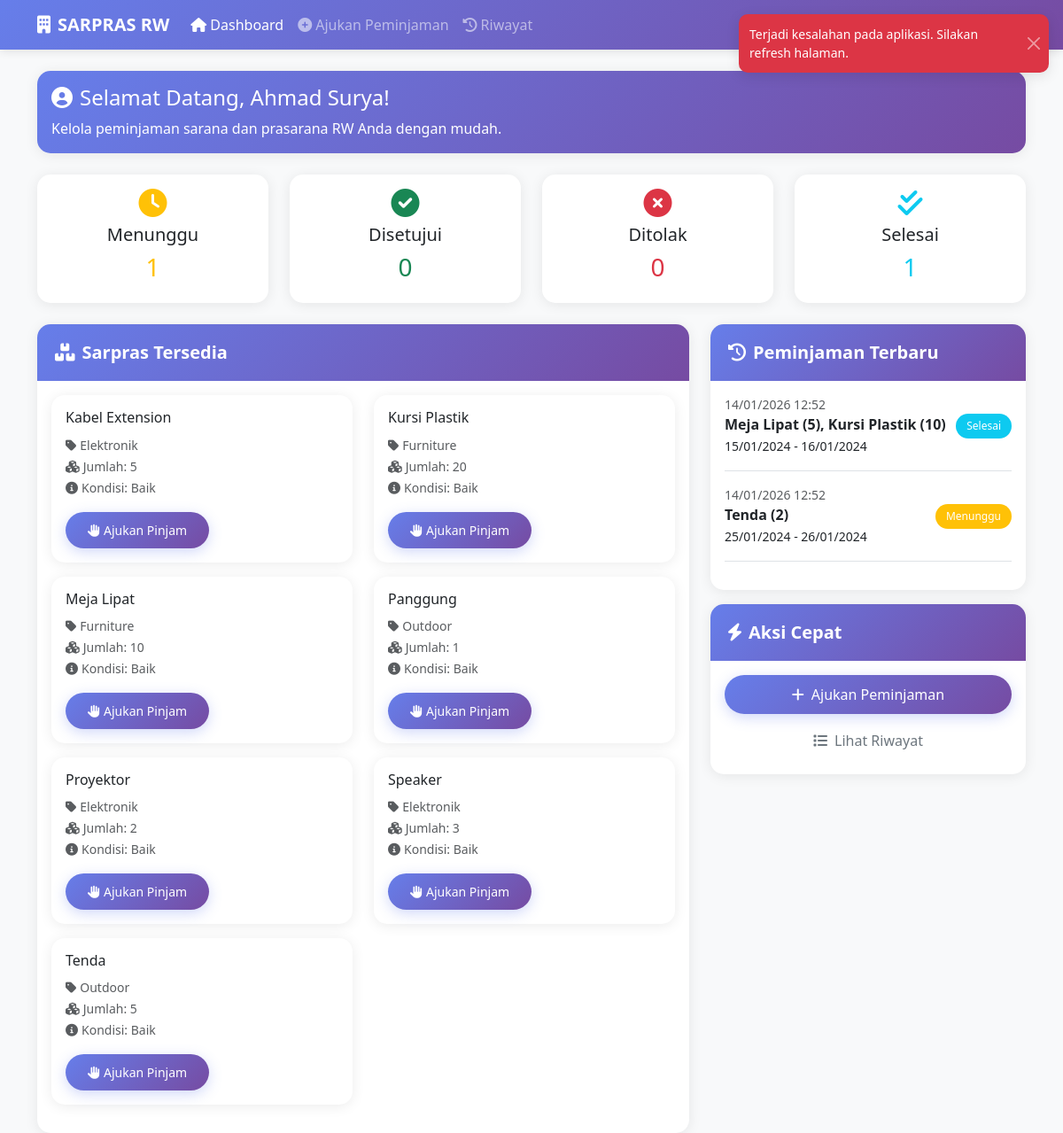
/warga/dashboard.php (signed in), run on the app's committed database.
### tables this page shows
CREATE TABLE sarpras (
    id INT AUTO_INCREMENT PRIMARY KEY,
    nama VARCHAR(100) NOT NULL,
    kategori VARCHAR(50) NOT NULL,
    jumlah INT NOT NULL DEFAULT 1,
    kondisi ENUM('baik', 'rusak', 'perlu_perbaikan') NOT NULL DEFAULT 'baik',
    status ENUM('tersedia', 'dipinjam', 'rusak') NOT NULL DEFAULT 'tersedia',
    foto VARCHAR(255),
    created_at TIMESTAMP DEFAULT CURRENT_TIMESTAMP
);

CREATE TABLE peminjaman (
    id INT AUTO_INCREMENT PRIMARY KEY,
    user_id INT NOT NULL,
    tanggal_pinjam DATE NOT NULL,
    tanggal_kembali DATE NOT NULL,
    status ENUM('menunggu', 'disetujui', 'ditolak', 'selesai') NOT NULL DEFAULT 'menunggu',
    created_at TIMESTAMP DEFAULT CURRENT_TIMESTAMP,
    FOREIGN KEY (user_id) REFERENCES users(id) ON DELETE CASCADE
);

### warga/dashboard.php (the view, shortened to what this page needs)
<?php
function getAllSarpras() {
    $pdo = getDB();
    $stmt = $pdo->query("SELECT * FROM sarpras WHERE status = 'tersedia' ORDER BY nama ASC");
    return $stmt->fetchAll();
}
function getPeminjamanWarga($user_id) {
    $pdo = getDB();
    $stmt = $pdo->prepare("
        SELECT p.*, GROUP_CONCAT(CONCAT(s.nama, ' (', dp.jumlah_pinjam, ')') SEPARATOR ', ') as sarpras_list
        FROM peminjaman p
        LEFT JOIN detail_peminjaman dp ON p.id = dp.peminjaman_id
        LEFT JOIN sarpras s ON dp.sarpras_id = s.id
        WHERE p.user_id = ?
        GROUP BY p.id
        ORDER BY p.created_at DESC
        LIMIT 5
    ");
    $stmt->execute([$user_id]);
    return $stmt->fetchAll();
}
function getStatusPeminjaman($user_id) {
    $pdo = getDB();
    $stmt = $pdo->prepare("SELECT status, COUNT(*) as jumlah FROM peminjaman WHERE user_id = ? GROUP BY status");
    $stmt->execute([$user_id]);
    return $stmt->fetchAll(PDO::FETCH_KEY_PAIR);
}
$sarpras_list = getAllSarpras();
$peminjaman_list = getPeminjamanWarga($_SESSION['user_id']);
$status_peminjaman = getStatusPeminjaman($_SESSION['user_id']);
?>
<!DOCTYPE html>
<html lang="id">
<head>
    <link href="https://cdn.jsdelivr.net/npm/bootstrap@5.3.0/dist/css/bootstrap.min.css" rel="stylesheet">
    <link rel="stylesheet" href="https://cdnjs.cloudflare.com/ajax/libs/font-awesome/6.0.0/css/all.min.css">
    <link rel="stylesheet" href="../assets/css/style.css">
</head>
<body>
    <nav class="navbar navbar-expand-lg navbar-dark bg-primary">
        <div class="container">
            <a class="navbar-brand" href="#">
                <i class="fas fa-building me-2"></i>SARPRAS RW
            </a>
            <div class="collapse navbar-collapse" id="navbarNav">
                <ul class="navbar-nav me-auto">
                    <li class="nav-item">
                        <a class="nav-link active" href="dashboard.php"><i class="fas fa-home me-1"></i>Dashboard</a>
                    </li>
                    <li class="nav-item">
                        <a class="nav-link" href="ajukan_peminjaman.php"><i class="fas fa-plus-circle me-1"></i>Ajukan Peminjaman</a>
                    </li>
                    <li class="nav-item">
                        <a class="nav-link" href="riwayat.php"><i class="fas fa-history me-1"></i>Riwayat</a>
                    </li>
                </ul>
                <ul class="navbar-nav">
                    <li class="nav-item dropdown">
                        <a class="nav-link dropdown-toggle" href="#" id="navbarDropdown" role="button" data-bs-toggle="dropdown">
                        </a>
                    </li>
                </ul>
            </div>
        </div>
    </nav>
    <div class="container mt-4">
        <div class="row mb-4">
            <div class="col-12">
                <div class="card bg-primary text-white">
                    <div class="card-body">
                        <h4 class="card-title">
                            <i class="fas fa-user-circle me-2"></i>Selamat Datang, <?php echo htmlspecialchars($_SESSION['nama']); ?>!
                        </h4>
                        <p class="card-text">Kelola peminjaman sarana dan prasarana RW Anda dengan mudah.</p>
                    </div>
                </div>
            </div>
        </div>
        <div class="row mb-4">
            <div class="col-md-3">
                <div class="card text-center">
                    <div class="card-body">
                        <i class="fas fa-clock fa-2x text-warning mb-2"></i>
                        <h5>Menunggu</h5>
                        <h3 class="text-warning"><?php echo $status_peminjaman['menunggu'] ?? 0; ?></h3>
                    </div>
                </div>
            </div>
            <div class="col-md-3">
                <div class="card text-center">
                    <div class="card-body">
                        <i class="fas fa-check-circle fa-2x text-success mb-2"></i>
                        <h5>Disetujui</h5>
                        <h3 class="text-success"><?php echo $status_peminjaman['disetujui'] ?? 0; ?></h3>
                    </div>
                </div>
            </div>
            <div class="col-md-3">
                <div class="card text-center">
                    <div class="card-body">
                        <i class="fas fa-times-circle fa-2x text-danger mb-2"></i>
                        <h5>Ditolak</h5>
                        <h3 class="text-danger"><?php echo $status_peminjaman['ditolak'] ?? 0; ?></h3>
                    </div>
                </div>
            </div>
            <div class="col-md-3">
                <div class="card text-center">
                    <div class="card-body">
                        <i class="fas fa-check-double fa-2x text-info mb-2"></i>
                        <h5>Selesai</h5>
                        <h3 class="text-info"><?php echo $status_peminjaman['selesai'] ?? 0; ?></h3>
                    </div>
                </div>
            </div>
        </div>
        <div class="row">
            <div class="col-md-8">
                <div class="card">
                    <div class="card-header">
                        <h5 class="mb-0"><i class="fas fa-boxes me-2"></i>Sarpras Tersedia</h5>
                    </div>
                    <div class="card-body">
                        <div class="row">
                            <?php foreach ($sarpras_list as $sarpras): ?>
                                <div class="col-md-6 mb-3">
                                    <div class="card h-100">
                                        <div class="card-body">
                                            <h6 class="card-title"><?php echo htmlspecialchars($sarpras['nama']); ?></h6>
                                            <p class="card-text">
                                                <small class="text-muted">
                                                    <i class="fas fa-tag me-1"></i><?php echo htmlspecialchars($sarpras['kategori']); ?><br>
                                                    <i class="fas fa-cubes me-1"></i>Jumlah: <?php echo $sarpras['jumlah']; ?><br>
                                                    <i class="fas fa-info-circle me-1"></i>Kondisi: <?php echo ucfirst($sarpras['kondisi']); ?>
                                                </small>
                                            </p>
                                            <a href="ajukan_peminjaman.php?sarpras_id=<?php echo $sarpras['id']; ?>" class="btn btn-primary btn-sm">
                                                <i class="fas fa-hand-paper me-1"></i>Ajukan Pinjam
                                            </a>
                                        </div>
                                    </div>
                                </div>
                            <?php endforeach; ?>
                        </div>
                    </div>
                </div>
            </div>
            <div class="col-md-4">
                <div class="card">
                    <div class="card-header">
                        <h5 class="mb-0"><i class="fas fa-history me-2"></i>Peminjaman Terbaru</h5>
                    </div>
                    <div class="card-body">
                        <?php if (empty($peminjaman_list)): ?>
                            <p class="text-muted">Belum ada riwayat peminjaman</p>
                        <?php else: ?>
                            <?php foreach ($peminjaman_list as $peminjaman): ?>
                                <div class="mb-3 pb-3 border-bottom">
                                    <small class="text-muted d-block">
                                        <?php echo date('d/m/Y H:i', strtotime($peminjaman['created_at'])); ?>
                                    </small>
                                    <div class="d-flex justify-content-between align-items-start">
                                        <div>
                                            <strong><?php echo htmlspecialchars($peminjaman['sarpras_list']); ?></strong><br>
                                            <small>
                                                <?php echo date('d/m/Y', strtotime($peminjaman['tanggal_pinjam'])); ?> -
                                                <?php echo date('d/m/Y', strtotime($peminjaman['tanggal_kembali'])); ?>
                                            </small>
                                        </div>
                                        <span class="badge bg-<?php
                                            echo $peminjaman['status'] == 'menunggu' ? 'warning' :
                                                 ($peminjaman['status'] == 'disetujui' ? 'success' :
                                                  ($peminjaman['status'] == 'ditolak' ? 'danger' : 'info'));
                                        ?>">
                                            <?php echo ucfirst($peminjaman['status']); ?>
                                        </span>
                                    </div>
                                </div>
                            <?php endforeach; ?>
                        <?php endif; ?>
                    </div>
                </div>
                <div class="card mt-3">
                    <div class="card-header">
                        <h5 class="mb-0"><i class="fas fa-bolt me-2"></i>Aksi Cepat</h5>
                    </div>
                    <div class="card-body">
                        <div class="d-grid gap-2">
                            <a href="ajukan_peminjaman.php" class="btn btn-primary">
                                <i class="fas fa-plus me-2"></i>Ajukan Peminjaman
                            </a>
                            <a href="riwayat.php" class="btn btn-outline-secondary">
                                <i class="fas fa-list me-2"></i>Lihat Riwayat
                            </a>
                        </div>
                    </div>
                </div>
            </div>
        </div>
    </div>
</body>
</html>

### assets/css/style.css (style rules this page uses)
body { font-family: 'Segoe UI', Tahoma, Geneva, Verdana, sans-serif; background-color: #f8f9fa; }
.card { border: none; border-radius: 15px; box-shadow: 0 2px 15px rgba(0,0,0,0.08); transition: all 0.3s ease; }
.card-header { background: linear-gradient(135deg, #667eea 0%, #764ba2 100%); color: white; border-radius: 15px 15px 0 0 !important; border: none; padding: 20px; }
.card-header h5 { margin: 0; font-weight: 600; }
.btn { border-radius: 25px; padding: 10px 25px; font-weight: 500; transition: all 0.3s ease; border: none; }
.btn-primary { background: linear-gradient(135deg, #667eea 0%, #764ba2 100%); box-shadow: 0 4px 15px rgba(102, 126, 234, 0.3); }
.badge { border-radius: 20px; padding: 8px 12px; font-weight: 500; }
.navbar { box-shadow: 0 2px 10px rgba(0,0,0,0.1); }
.navbar-brand { font-weight: 700; font-size: 1.25rem; }
.bg-primary { background: linear-gradient(135deg, #667eea 0%, #764ba2 100%) !important; }

### data on the page
sarpras: nama "Kabel Extension", kategori "Elektronik", jumlah "5", kondisi "Baik"
sarpras: nama "Kursi Plastik", kategori "Furniture", jumlah "20", kondisi "Baik"
sarpras: nama "Meja Lipat", kategori "Furniture", jumlah "10", kondisi "Baik"
sarpras: nama "Panggung", kategori "Outdoor", jumlah "1", kondisi "Baik"
sarpras: nama "Proyektor", kategori "Elektronik", jumlah "2", kondisi "Baik"
sarpras: nama "Speaker", kategori "Elektronik", jumlah "3", kondisi "Baik"
sarpras: nama "Tenda", kategori "Outdoor", jumlah "5", kondisi "Baik"
peminjaman: created_at "14/01/2026 12:52", sarpras_list "Meja Lipat (5), Kursi Plastik (10)", tanggal_pinjam "15/01/2024", tanggal_kembali "16/01/2024", status "Selesai"
peminjaman: created_at "14/01/2026 12:52", sarpras_list "Tenda (2)", tanggal_pinjam "25/01/2024", tanggal_kembali "26/01/2024", status "Menunggu"

### other printed values
$_SESSION['nama'] "Ahmad Surya"
$status_peminjaman['menunggu'] "1"
$status_peminjaman['disetujui'] "0"
$status_peminjaman['ditolak'] "0"
$status_peminjaman['selesai'] "1"
